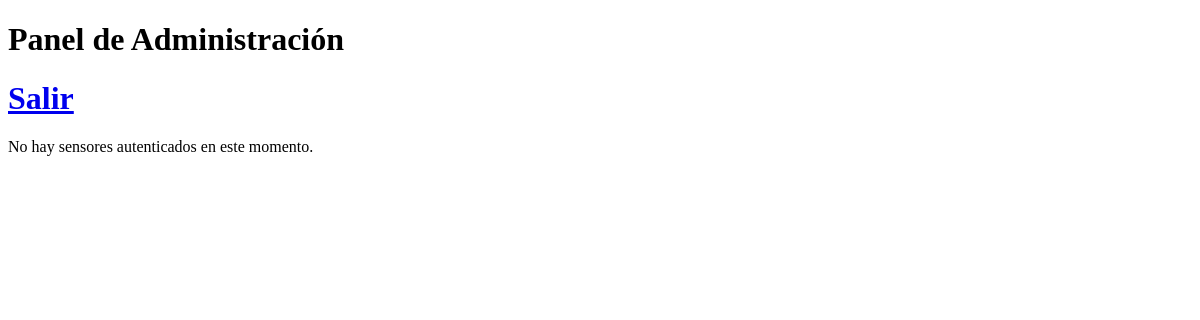
Page /admin/sensoresAUT (signed in) on the earlier database version.
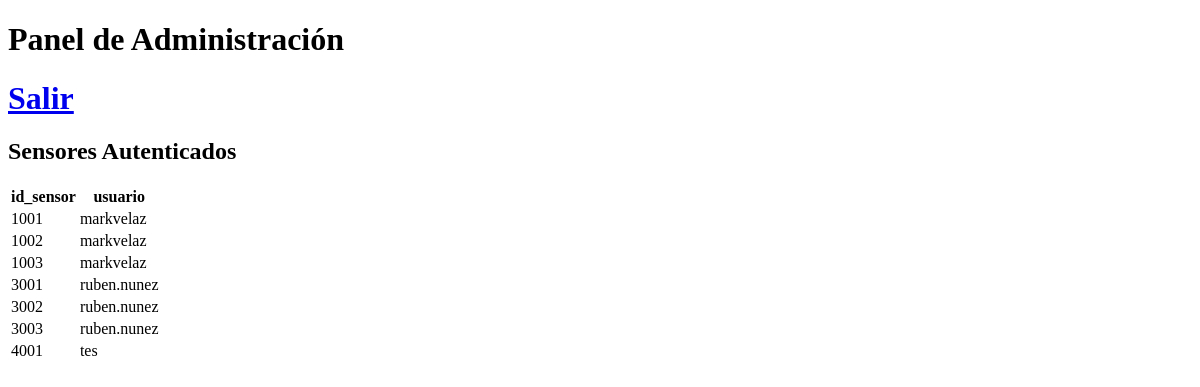
Same page on the later database version.
### models.py (models this page shows, shortened)
class SensorAUT(db.Base):
    __tablename__ = 'SensorAUT'
    id = Column(Integer, primary_key=True)
    id_sensor = Column(Integer, nullable=False)
    username_asociado = Column(String(80), nullable=False)
    token = Column(String(32), nullable=False)

### app.py (the view)
@app.route('/admin/sensoresAUT',methods=['GET', 'POST'])
def adminSensorsAUT():
    if 'authenticated' in session:
        datos = db.session.query(SensorAUT).all()
        return render_template('admin_sensoresAUT.html',datos=datos)
    else:
        return redirect(url_for('admin'))

### templates/admin_sensoresAUT.html (shortened to what this page needs)
<!DOCTYPE html>
<html>
<head>
</head>
<body>
    <h1>Panel de Administración</h1>
    <h1>  <a href="/admin">Salir</a> </h1>
    {% if datos %}
    <h2>Sensores Autenticados</h2>
    <table>
        <thead>
            <tr>
                <th>id_sensor</th>
                <th>usuario</th>
            </tr>
        </thead>
        <tbody>
            {% for dato in datos %}
                <tr>
                    <td>{{ dato.id_sensor }}</td>
                    <td>{{ dato.username_asociado }}</td>
                </tr>
            {% endfor %}
        </tbody>
    </table>
{% else %}
    <p>No hay sensores autenticados en este momento.</p>
{% endif %}
</body>
</html>

Differences in the rows shown:
added SensorAUT: id_sensor "1001", username_asociado "markvelaz"
added SensorAUT: id_sensor "1002", username_asociado "markvelaz"
added SensorAUT: id_sensor "1003", username_asociado "markvelaz"
added SensorAUT: id_sensor "3001", username_asociado "ruben.nunez"
added SensorAUT: id_sensor "3002", username_asociado "ruben.nunez"
added SensorAUT: id_sensor "3003", username_asociado "ruben.nunez"
added SensorAUT: id_sensor "4001", username_asociado "tes"
Other differences:
text no longer shown: "No hay sensores autenticados en este momento."
text now shown: "Sensores Autenticados id_sensor usuario"
